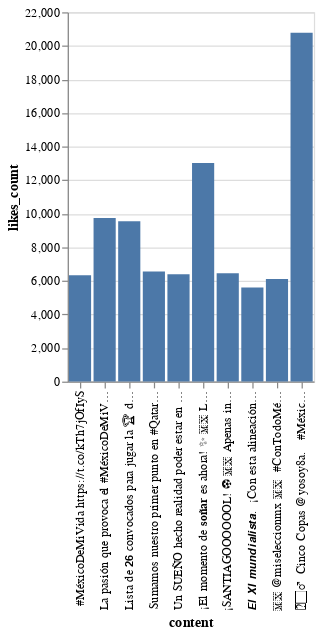

The notebook cell this image was saved under:
### Code cell
# La gráfica más básica
alt.Chart(df_ine1).mark_bar().encode(
    x="content",
    y="likes_count"
)

### Figure 1 — Vega-Lite specification as saved in the notebook (floating-point values rounded to 4 significant figures)
{"config": {"view": {"continuousWidth": 400, "continuousHeight": 300}}, "data": {"name": "data-ddd3709c5033ddedc05fe914b91eed5b"}, "mark": "bar", "encoding": {"x": {"field": "content", "type": "nominal"}, "y": {"field": "likes_count", "type": "quantitative"}}, "$schema": "https://vega.github.io/schema/vega-lite/v4.17.0.json", "datasets": {"data-ddd3709c5033ddedc05fe914b91eed5b": [{"username": "miseleccionmx", "date": "2022-11-22", "id": 1595118934021505024, "content": "🤷🏻♂️ \nCinco Copas @yosoy8a. \n\n#MéxicoDeMiVida https://t.co/aNtBeqgOmO", "url": "https://twitter.com/miseleccionmx/status/1595118934021505024", "language": "es", "hashtags": ["MéxicoDeMiVida"], "likes_count": 20780, "reply_count": 162, "retweet_count": 3225, "quote_count": 213}, {"username": "miseleccionmx", "date": "2022-11-14", "id": 1592216182656040960, "content": "¡El momento de 𝐬𝐨𝐧̃𝐚𝐫 es ahora! ✨ 🇲🇽\nLa convocatoria de 𝟮𝟲 jugadores que dejarán el corazón por el #MéxicoDeMiVida en la Copa del Mundo de #Qatar2022. ⚽️ 🏆 🌎\n\n¡VAAMOOOS! 💪🏻 https://t.co/kCDAkGdEaa", "url": "https://twitter.com/miseleccionmx/status/1592216182656040960", "language": "es", "hashtags": ["MéxicoDeMiVida", "Qatar2022"], "likes_count": 13030, "reply_count": 5464, "retweet_count": 2133, "quote_count": 3404}, {"username": "miseleccionmx", "date": "2022-11-21", "id": 1594526009893695488, "content": "La pasión que provoca el #MéxicoDeMiVida puede convertirse en una 𝒉𝒆𝒓𝒆𝒏𝒄𝒊𝒂 que perdurará más allá de la vida y de generación en generación. 💚🇲🇽 https://t.co/EeZKvYEszt", "url": "https://twitter.com/miseleccionmx/status/1594526009893695488", "language": "es", "hashtags": ["MéxicoDeMiVida"], "likes_count": 9748, "reply_count": 455, "retweet_count": 2195, "quote_count": 1675}, {"username": "miseleccionmx", "date": "2022-11-14", "id": 1592217487386775552, "content": "Lista de 𝟮𝟲 convocados para jugar la 🏆 del 🌎 en Qatar 🇶🇦.  ⚽️ 🇲🇽\n\n¡Todos juntos a soñar con #MéxicoDeMiVida! ✨ 💚\n➡️ https://t.co/MezZHvSnUm \n\n#FMFporNuestroFútbol https://t.co/gdakcTUm6m", "url": "https://twitter.com/miseleccionmx/status/1592217487386775552", "language": "es", "hashtags": ["MéxicoDeMiVida", "FMFporNuestroFútbol"], "likes_count": 9546, "reply_count": 3452, "retweet_count": 1405, "quote_count": 2276}, {"username": "miseleccionmx", "date": "2022-11-22", "id": 1595113948503998464, "content": "Sumamos nuestro primer punto en #Qatar2022.\n\nAhora a pensar y trabajar en el partido del sábado ante Argentina. ⚽️\n¡Dale, México! 👊🏻 🇲🇽\n\n#MéxicoDeMiVida https://t.co/wmTkskr8LY", "url": "https://twitter.com/miseleccionmx/status/1595113948503998464", "language": "es", "hashtags": ["Qatar2022", "MéxicoDeMiVida"], "likes_count": 6555, "reply_count": 813, "retweet_count": 816, "quote_count": 284}, {"username": "miseleccionmx", "date": "2022-11-03", "id": 1588248176670412800, "content": "¡SANTIAGOOOOOOL! ⚽️ 🇲🇽\nApenas ingresó de cambio y @Santigim9 marcó el gol con el que @Feyenoord está derrotando a la Lazio en la Europa League. 🏆\n\n#ConvocadosMX | #MéxicoDeMiVida https://t.co/pdX89TDMwm", "url": "https://twitter.com/miseleccionmx/status/1588248176670412800", "language": "es", "hashtags": ["ConvocadosMX", "MéxicoDeMiVida"], "likes_count": 6453, "reply_count": 434, "retweet_count": 312, "quote_count": 80}, {"username": "yosoy8a", "date": "2022-11-14", "id": 1592267851527766018, "content": "Un SUEÑO hecho realidad poder estar en mi 5ta Copa del Mundo , con mucha ganas, ilusión y orgullo de representar a mi país en Qatar y poner el nombre de MÉXICO en alto! Con toda la dedicación,pasión y esfuerzo!\n\n ¡VAMOS MÉXICO! 🇲🇽\n\n#MexicoDeMiVida #NoMemoNoParty #Qatar2022 https://t.co/ItuFtFuYdI", "url": "https://twitter.com/yosoy8a/status/1592267851527766018", "language": "es", "hashtags": ["MexicoDeMiVida", "NoMemoNoParty", "Qatar2022"], "likes_count": 6403, "reply_count": 1449, "retweet_count": 462, "quote_count": 140}, {"username": "TigresOficial", "date": "2022-11-22", "id": 1595069661388865536, "content": "#MéxicoDeMiVida https://t.co/kTh7jOfIyS", "url": "https://twitter.com/TigresOficial/status/1595069661388865536", "language": "qme", "hashtags": ["MéxicoDeMiVida"], "likes_count": 6342, "reply_count": 40, "retweet_count": 635, "quote_count": 21}, {"username": "CruzAzul", "date": "2022-11-22", "id": 1595070195520995329, "content": "🇲🇽 @miseleccionmx 🇲🇽\n\n#ConTodoMéxico #MéxicoDeMiVida https://t.co/DHR8HRHnkQ", "url": "https://twitter.com/CruzAzul/status/1595070195520995329", "language": "und", "hashtags": ["ConTodoMéxico", "MéxicoDeMiVida"], "likes_count": 6106, "reply_count": 52, "retweet_count": 597, "quote_count": 41}, {"username": "miseleccionmx", "date": "2022-11-22", "id": 1595072573968355329, "content": "𝙀𝙡 𝙓𝙄 𝙢𝙪𝙣𝙙𝙞𝙖𝙡𝙞𝙨𝙩𝙖.\n\n¡Con esta alineación jugaremos nuestro primer partido de #Qatar2022 ante #POL! \n¡Con el corazón ♥️, México! #MéxicoDeMiVida https://t.co/465pUcMb4k", "url": "https://twitter.com/miseleccionmx/status/1595072573968355329", "language": "es", "hashtags": ["Qatar2022", "POL", "MéxicoDeMiVida"], "likes_count": 5613, "reply_count": 414, "retweet_count": 1075, "quote_count": 885}]}}
